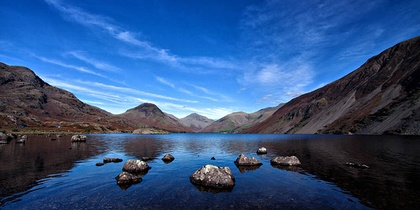
%> input picture JPEG Compression/input.jpg, 420 x 210 px, shrunk from 800 x 400 before the run
$ octave compressed_jpeg.m   (GNU Octave 9; MATLAB toolbox functions it lacks are replaced by stand-ins)
%> lines starting %> are read from the running program, lines starting %| are printed output that depends on the picture
clc;
clear all;
close all;

I = imread("input.jpg");
%> I is the input picture: size 210x420x3 uint8; mean R, G, B 49.2, 82.5, 129.4
if size(I,3) == 3
    I = rgb2gray(I);
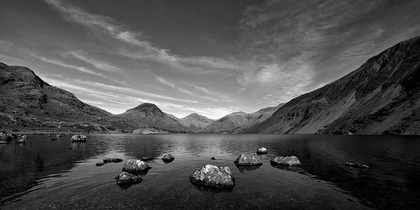
%> I: size 210x420 uint8; min 0, max 254, mean 77.9
end
I = double(I);
%> I: size 210x420 double

Q = [16 11 10 16 24 40 51 61;
     12 12 14 19 26 58 60 55;
     14 13 16 24 40 57 69 56;
     14 17 22 29 51 87 80 62;
     18 22 37 56 68 109 103 77;
     24 35 55 64 81 104 113 92;
     49 64 78 87 103 121 120 101;
     72 92 95 98 112 100 103 99];
% JPEG standard quantization table used to reduce DCT coefficients.

factor = 5;
Q = Q * factor;
% Scaling the quantization matrix to increase compression level.

blockSize = 8;
% Image is processed block-wise using 8x8 blocks as per JPEG standard.

[m,n] = size(I);
%> m = 210; n = 420
reconstructed = zeros(m,n);
% Empty matrix to store the reconstructed image blocks.

for i = 1:blockSize:(m-blockSize+1)
    for j = 1:blockSize:(n-blockSize+1)

        block = I(i:i+7, j:j+7);
        % Selecting an 8x8 block from the image.

        block = block - 128;
        % Level shifting to center pixel values around zero.

        dctBlock = dct2(block);
        % Applying DCT to convert spatial data into frequency components.

        quantBlock = round(dctBlock ./ Q);
        % Quantizing the DCT coefficients (main compression step).

        dequantBlock = quantBlock .* Q;
        % De-quantization during reconstruction.

        idctBlock = idct2(dequantBlock);
        % Converting frequency domain data back to spatial domain.

        idctBlock = idctBlock + 128;
        % Shifting values back to valid image intensity range.

        reconstructed(i:i+7, j:j+7) = idctBlock;
        % Storing the processed block into output image.

    end
end
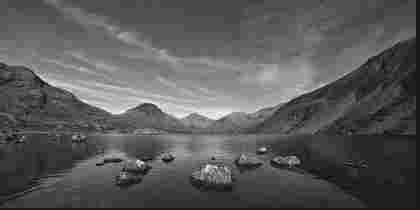
%> reconstructed: size 210x420 double; min -31.61, max 278.6, mean 77.4; drawn with min black and max white

reconstructed = uint8(reconstructed);
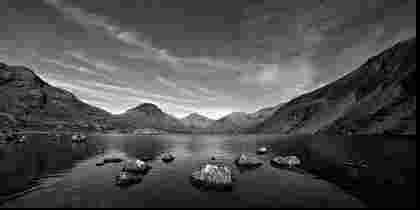
%> reconstructed: size 210x420 uint8; min 0, max 255, mean 77.4
% Converting the reconstructed image to displayable format.

figure;
imshow(uint8(I));
title("Original Image");
% Showing original image before compression.

figure;
imshow(reconstructed);
title("Reconstructed Image After JPEG Compression");

% Showing image after DCT-based JPEG compression.
